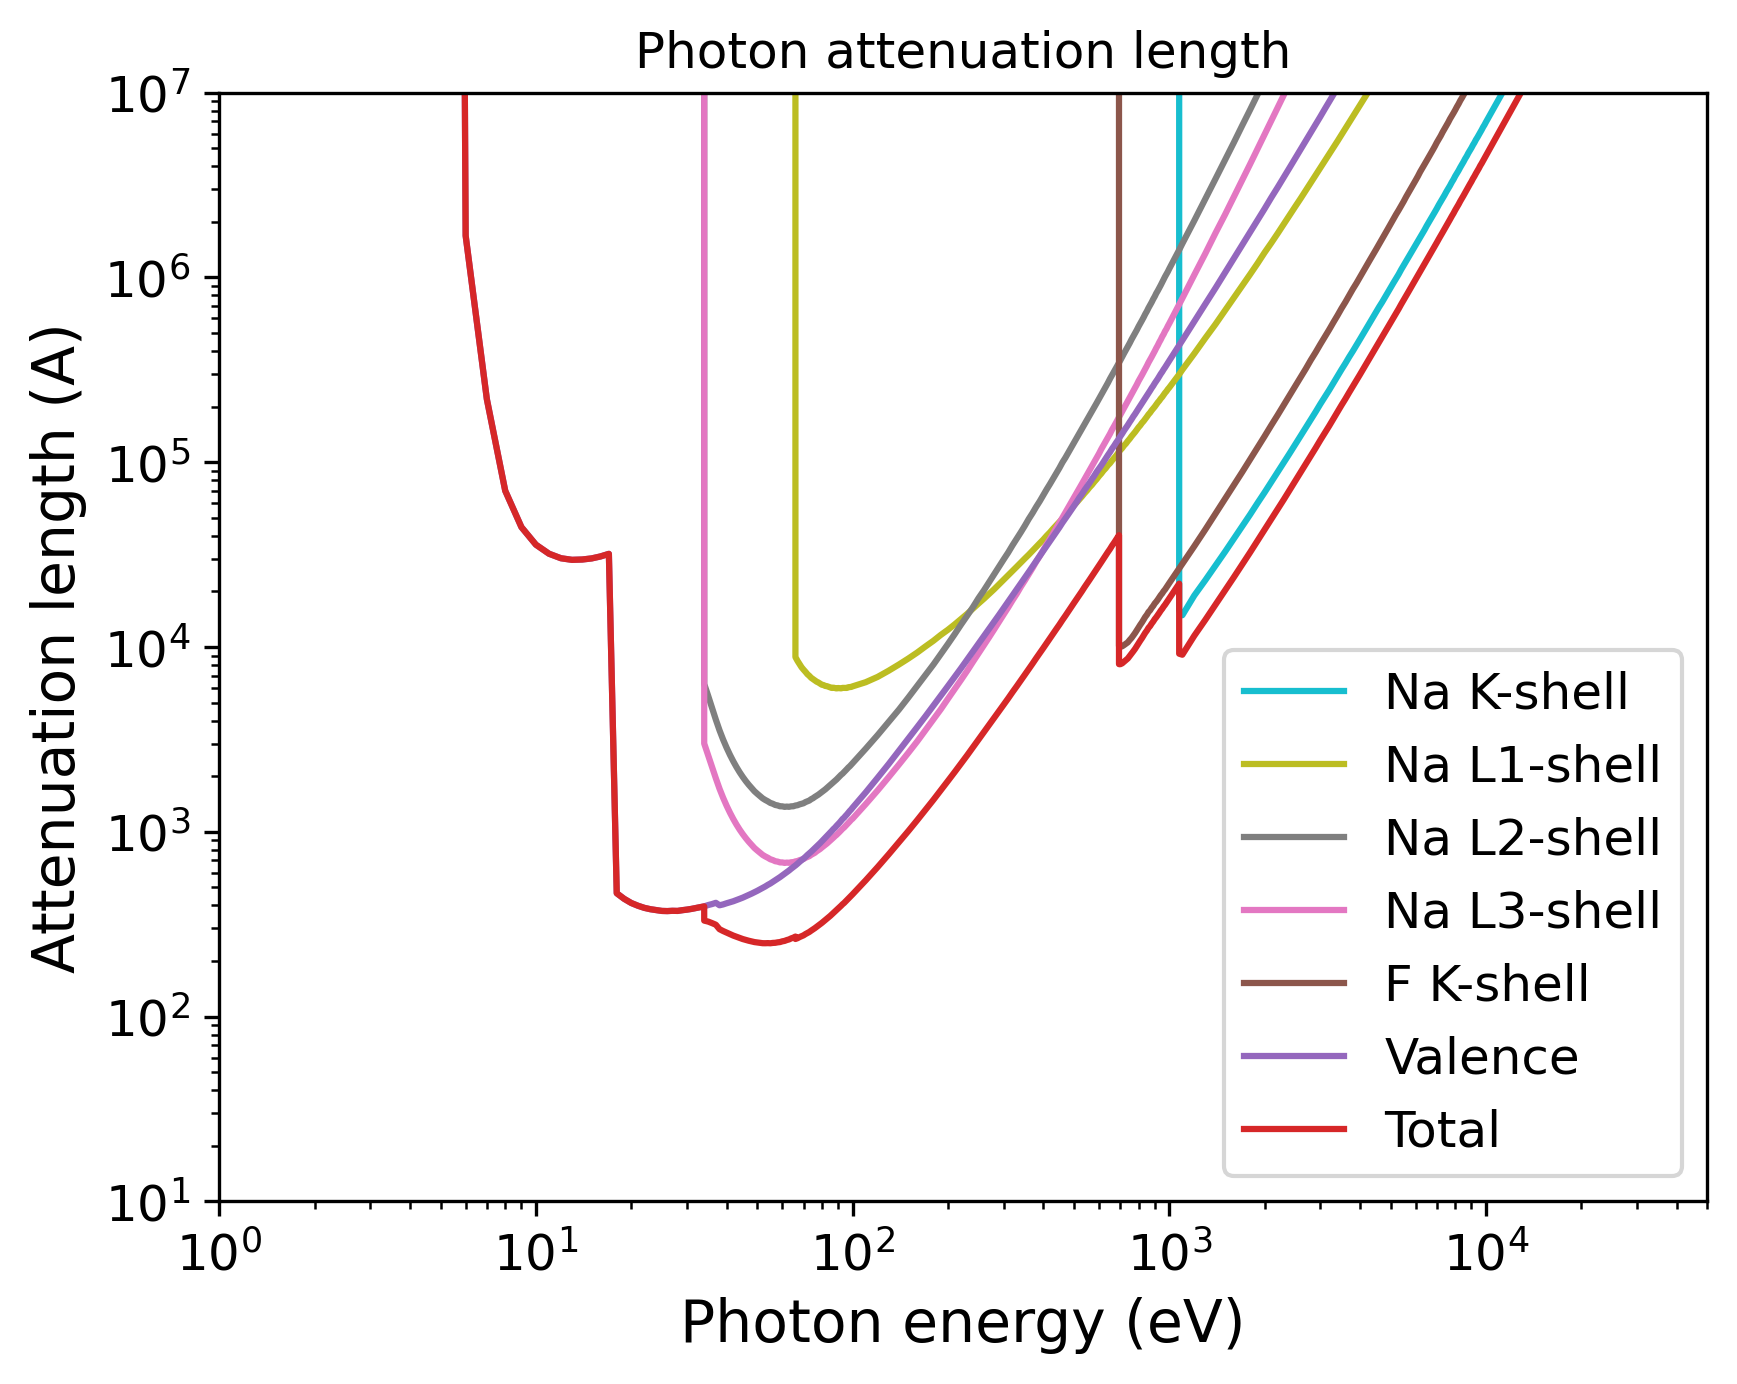

Source code (Python):
import pandas as pd
import numpy as np
import matplotlib.pyplot as plt
import matplotlib.cm as cm
# Set the format:
plt.xlabel("Photon energy (eV)", fontsize=14)
plt.ylabel("Attenuation length (A)", fontsize=14)
plt.xticks(fontsize=12)
plt.yticks(fontsize=12)
plt.grid(False)
# Set the axes:
# Read the output file:
df = pd.read_csv(r"OUTPUT_NaF_Photon_IMFP.dat", sep=r'\s+', header=None, comment="#", skipinitialspace=True)
plt.xscale("log")
plt.yscale("log")
# Prepare the plot:
columns_to_plot = [ 1, 2, 3, 4, 5, 6, 7]
labels = [ "Na K-shell", "Na L1-shell", "Na L2-shell", "Na L3-shell", "F K-shell", "Valence", "Total"]
# Create N distinct colors from a colormap
N = len(columns_to_plot)
colors = plt.cm.tab10(np.linspace(1, 0, 10))
# Set line styles:
linestyles = [ "-", "-", "-", "-", "-", "-", "-"]
for i, col in enumerate(columns_to_plot):
    color = colors[i % len(colors)]
    ls    = linestyles[i % len(linestyles)]
    label = labels[i % len(labels)]
    plt.plot(df.iloc[:, 0], df.iloc[:, col],
    color=color,
    label=label,
    linestyle=ls)
plt.xlim(1.00000000,50000.00000000)
plt.ylim(10.00000000,10000000.00000000)
plt.title("Photon attenuation length")
plt.legend(loc="best", fontsize=12)
# Save the plot in this format:
plt.savefig("OUTPUT_MFP_photon.png", dpi=300, bbox_inches="tight")
